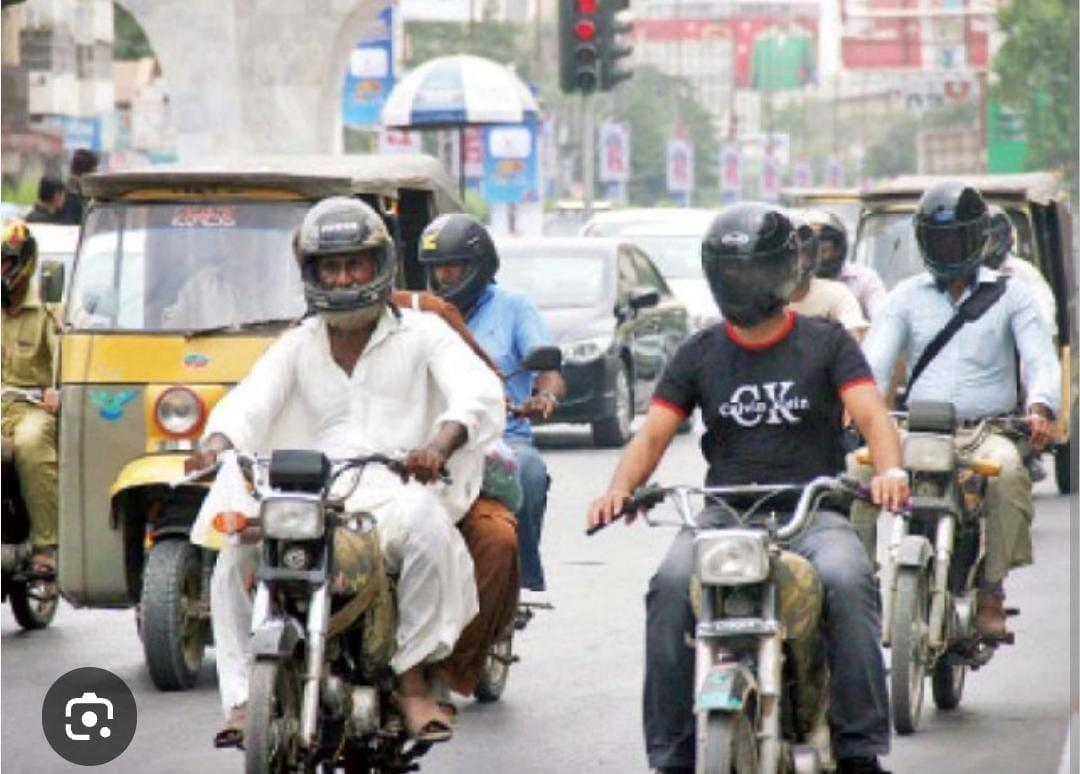
#> input picture Predictions/image.jpg, 1080 x 774 px
$ python -i FeatureExtraction.py   (imports and definitions only)
#> lines starting #> are read from the running program, lines starting #| are printed output that depends on the picture
#> further down, picture is the input picture: shape (774, 1080, 3); mean B, G, R 149.2, 152.4, 155.5
import uuid
import json
import os
import cv2
import numpy as np
from ultralytics import YOLO
from scipy.optimize import linear_sum_assignment
from PIL import Image

# Load your YOLOv8 model
MODEL_PATH = r"C:\Users\Ahsan ikram\PycharmProjects\TrafficGuardian\bike\runs\detect\bike_detector_m4\weights\best.pt"
TARGET_CLASS = "bike-and-person"
# [1 line that did not run here, left out]


class FeatureExtraction:

    # [56 lines left out: functions detect_and_crop, load_and_resize, extract_features, compute_similarity_score, not called in this run]

    @staticmethod
    def preprocess_image_hd(image_bgr, upscale_factor=2, apply_clahe=False):
        """
        Preprocess an image:
        - Upscale (convert to HD)
        - Remove noise
        - Sharpen
        - Apply Histogram Equalization or CLAHE

        Args:
            image_bgr (np.ndarray): Input image in BGR format
            upscale_factor (int): Factor to upscale the image
            apply_clahe (bool): Whether to apply CLAHE (if False, use histogram equalization)

        Returns:
            np.ndarray: Preprocessed image (BGR)
        """
#> called with upscale_factor = 2, apply_clahe = False

        # Step 1: Upscale the image
        h, w = image_bgr.shape[:2]
#> h = 774; w = 1080
        hd_image = cv2.resize(image_bgr, (w * upscale_factor, h * upscale_factor), interpolation=cv2.INTER_CUBIC)

        # # Step 2: Denoise
        # denoised = cv2.fastNlMeansDenoisingColored(hd_image, None, h=10, hColor=10, templateWindowSize=7,
        #                                            searchWindowSize=21)

        denoised = cv2.bilateralFilter(hd_image, d=9, sigmaColor=75, sigmaSpace=75)

        # Step 3: Sharpening
        sharpen_kernel = np.array([[0, -1, 0],
                                   [-1, 5, -1],
                                   [0, -1, 0]])
        sharpened = cv2.filter2D(denoised, -1, sharpen_kernel)

        # Step 4: Contrast enhancement
        if apply_clahe:
            # Use CLAHE
            lab = cv2.cvtColor(sharpened, cv2.COLOR_BGR2LAB)
            l, a, b = cv2.split(lab)
            clahe = cv2.createCLAHE(clipLimit=3.0, tileGridSize=(8, 8))
            cl = clahe.apply(l)
            merged = cv2.merge((cl, a, b))
            final = cv2.cvtColor(merged, cv2.COLOR_LAB2BGR)
        else:
            # Use histogram equalization on Y channel
            ycrcb = cv2.cvtColor(sharpened, cv2.COLOR_BGR2YCrCb)
#> ycrcb: shape (1548, 2160, 3); mean of channels 0, 1, 2 152.9, 129.8, 125.9
            y, cr, cb = cv2.split(ycrcb)
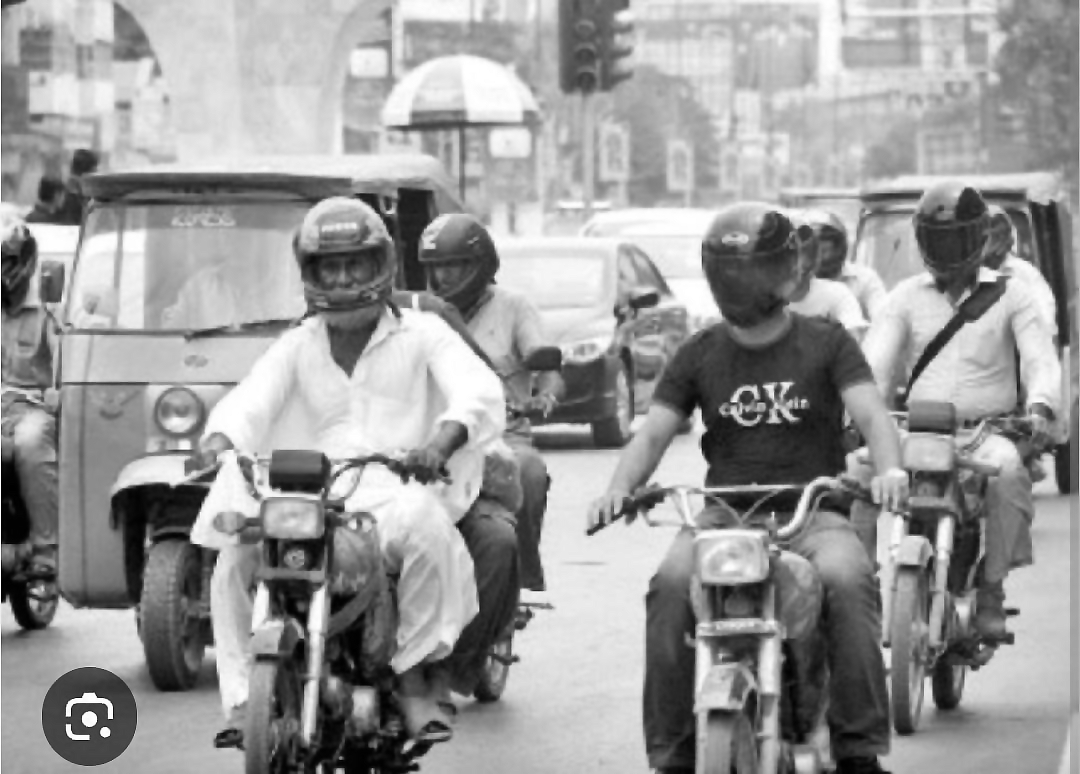
#> y: shape (1548, 2160) (shown at 1/2 size); min 0, max 255, mean 152.9
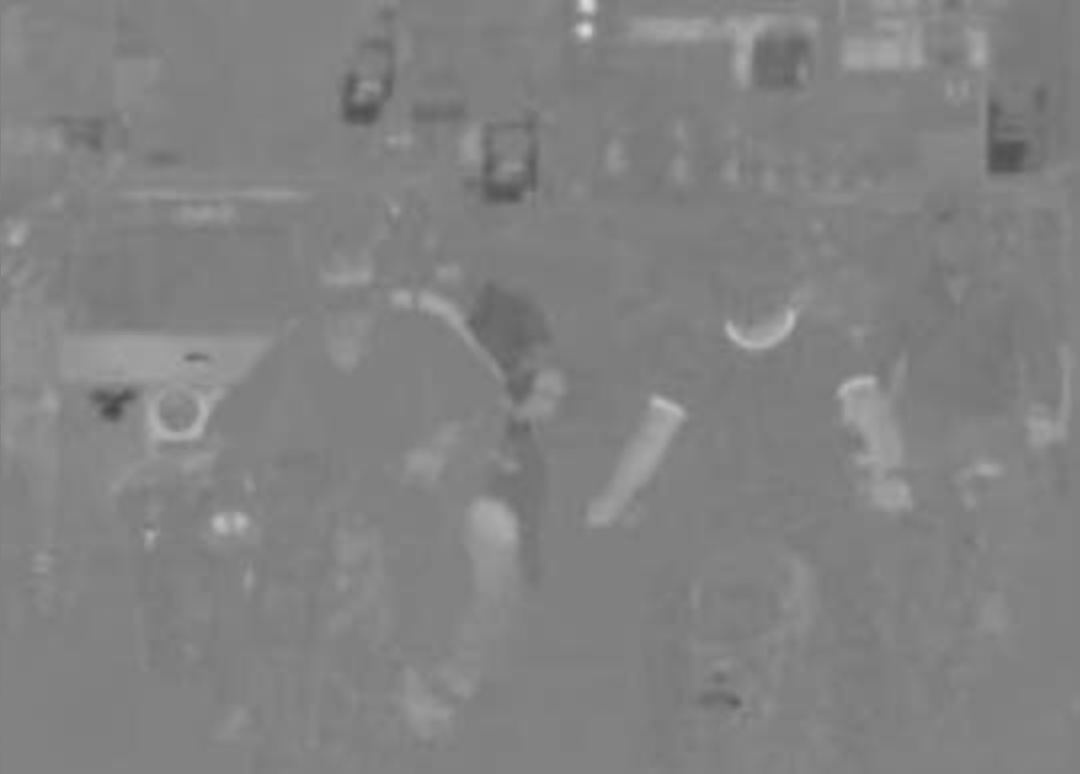
#> cr: shape (1548, 2160) (shown at 1/2 size); min 69, max 219, mean 129.8
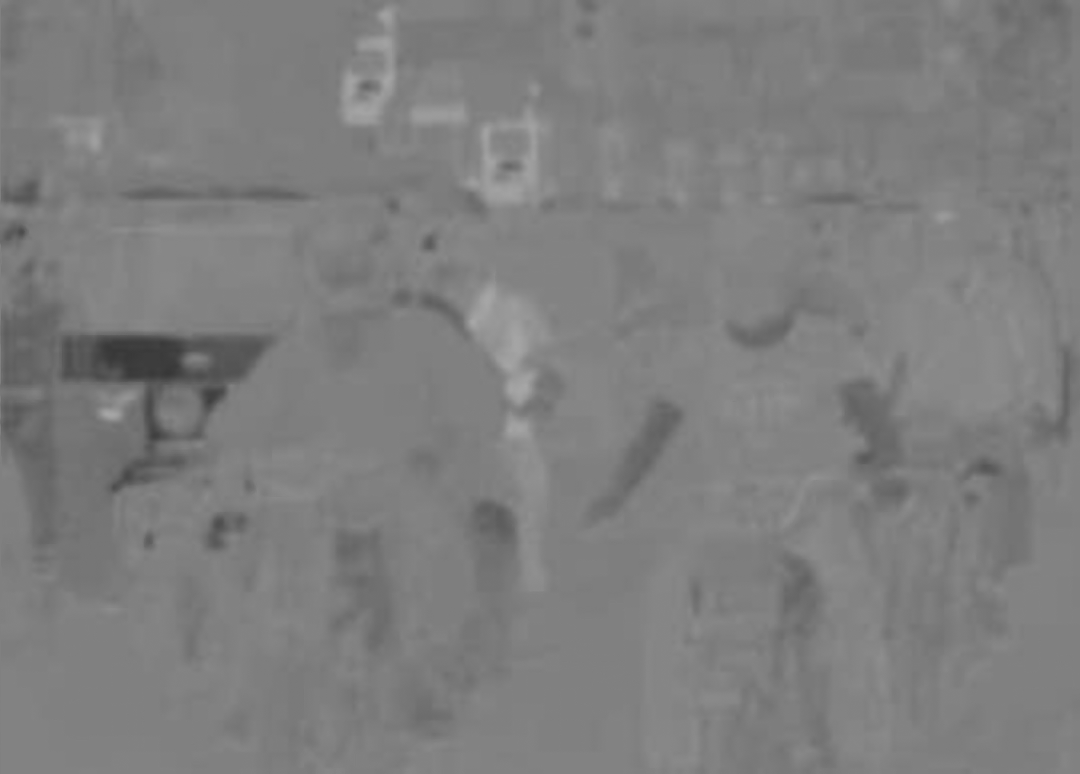
#> cb: shape (1548, 2160) (shown at 1/2 size); min 54, max 168, mean 125.9
            y_eq = cv2.equalizeHist(y)
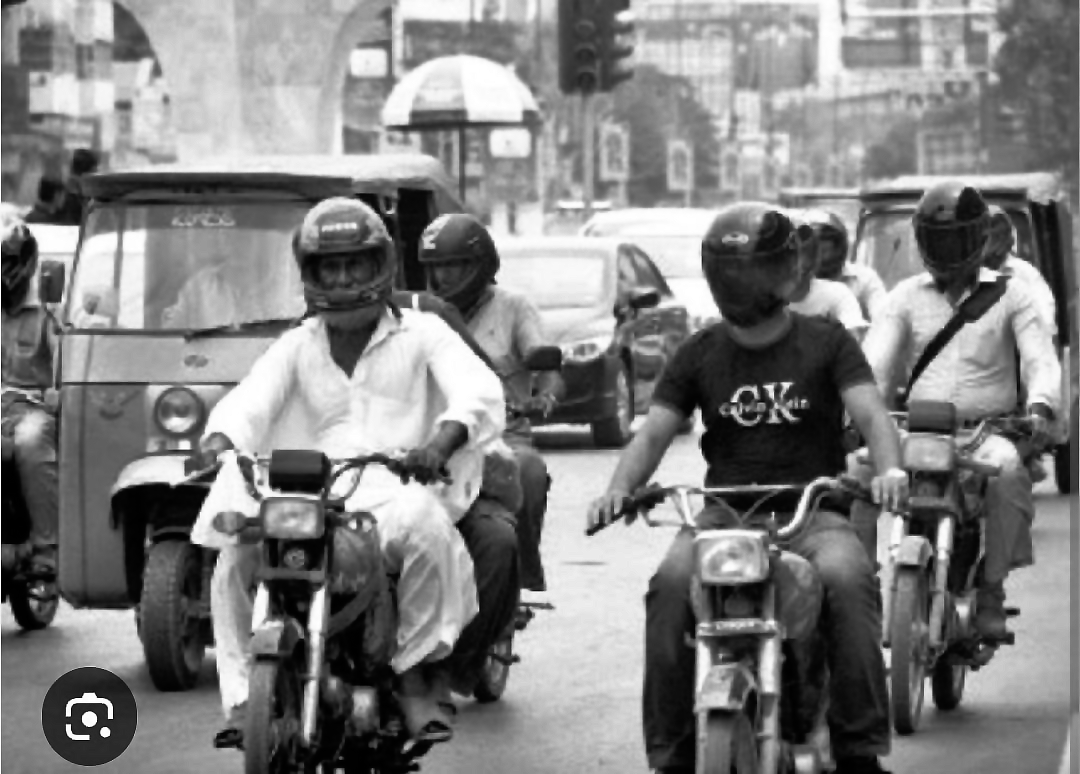
#> y_eq: shape (1548, 2160) (shown at 1/2 size); min 0, max 255, mean 128.1
            ycrcb_eq = cv2.merge((y_eq, cr, cb))
#> ycrcb_eq: shape (1548, 2160, 3); mean of channels 0, 1, 2 128.1, 129.8, 125.9
            final = cv2.cvtColor(ycrcb_eq, cv2.COLOR_YCrCb2BGR)
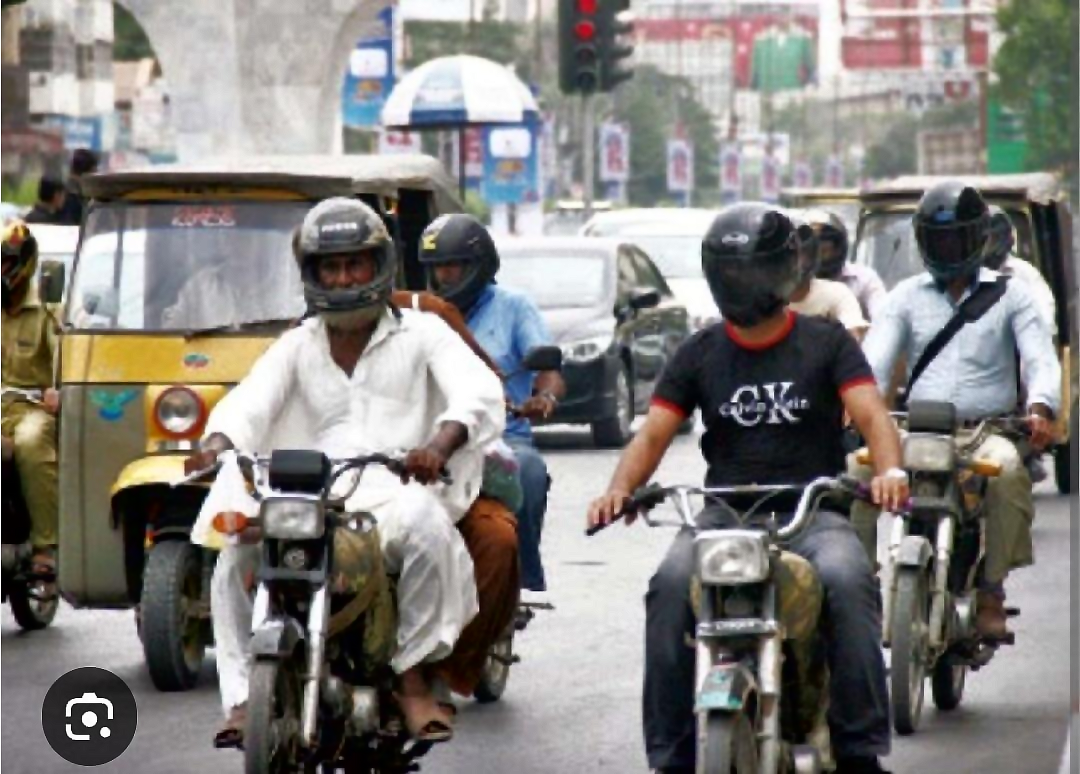
#> final: shape (1548, 2160, 3) (shown at 1/2 size); mean B, G, R 124.4, 127.5, 130.6

        return final


    # [120 lines left out: function start, not called in this run]

>>> import cv2
>>> picture = cv2.imread('../Predictions/image.jpg')
>>> result = FeatureExtraction().preprocess_image_hd(picture)
